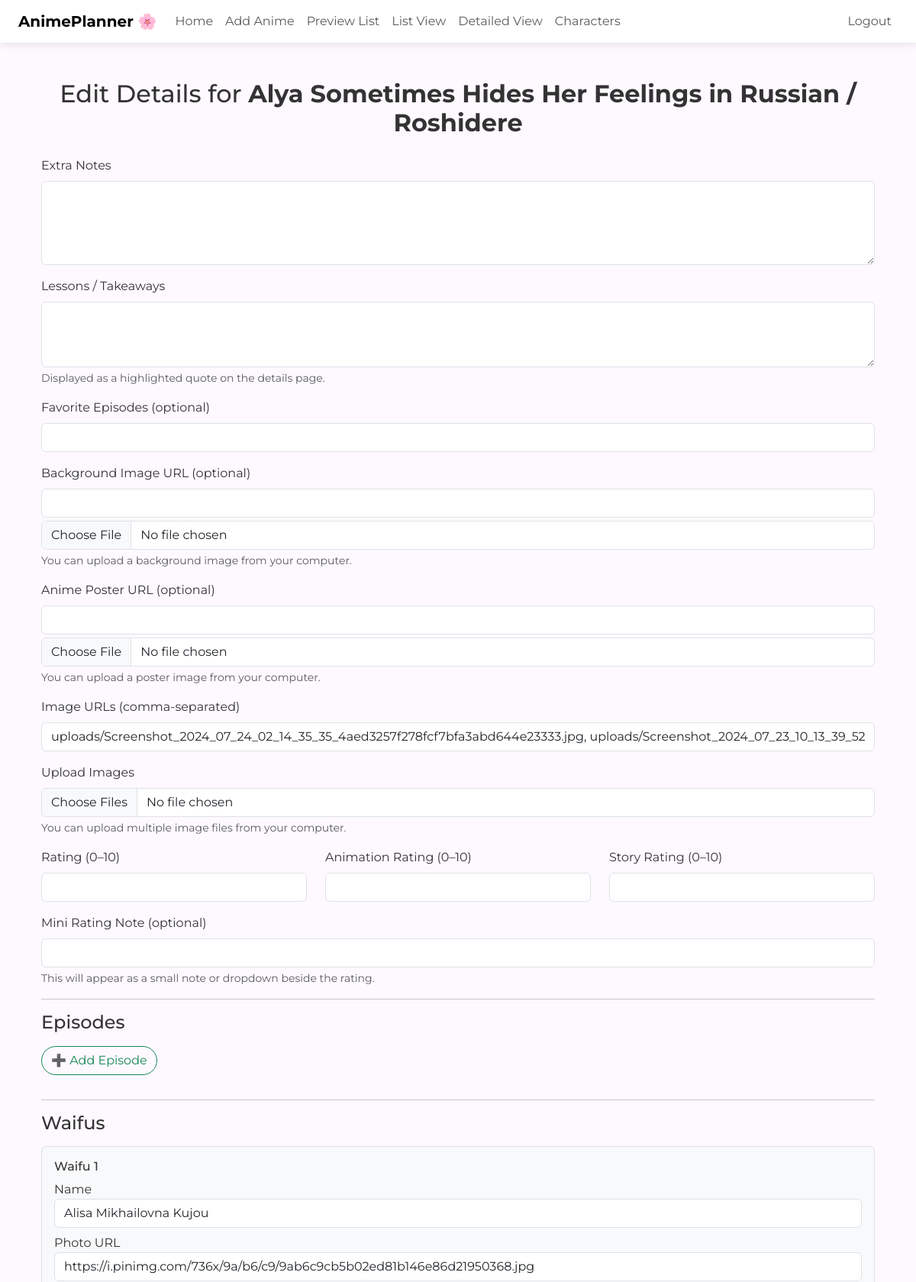
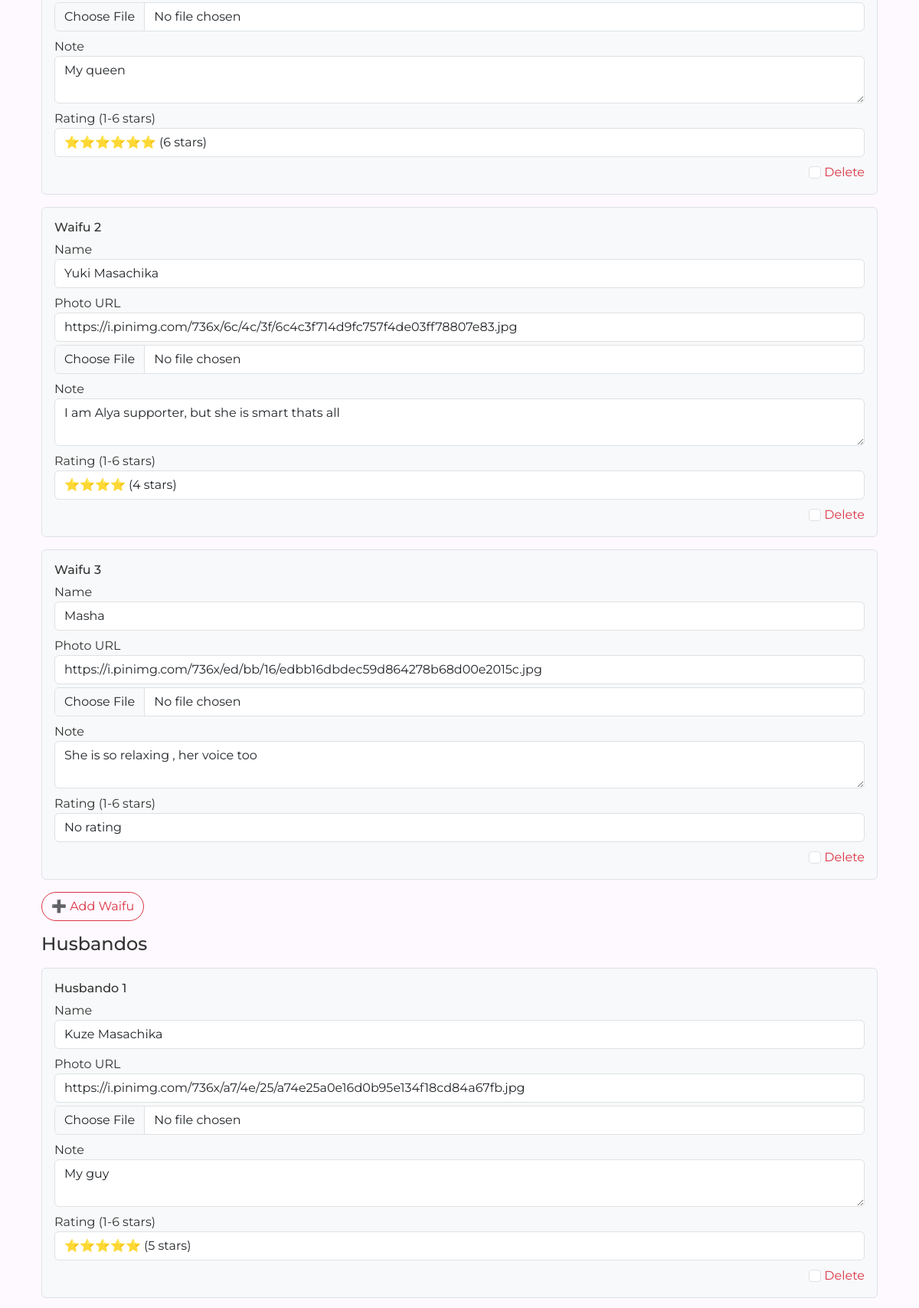
The page /edit_detail/206 (signed in, upper part) on the database its author committed (2 pictures, top to bottom).
### tables this page shows
CREATE TABLE anime (
            id INTEGER PRIMARY KEY AUTOINCREMENT,
            title TEXT NOT NULL,
            rating REAL,
            thoughts TEXT,
            date TEXT,
            sequel TEXT,
            details_url TEXT,
            background_url TEXT,
            user_id INTEGER, poster_url TEXT,
            FOREIGN KEY(user_id) REFERENCES users(id) ON DELETE SET NULL
        );

CREATE TABLE anime_waifus (
            id INTEGER PRIMARY KEY AUTOINCREMENT,
            anime_id INTEGER NOT NULL,
            name TEXT,
            image TEXT,
            note TEXT,
            starred INTEGER DEFAULT 0, rating INTEGER,
            FOREIGN KEY(anime_id) REFERENCES anime(id) ON DELETE CASCADE
        );

CREATE TABLE anime_husbandos (
            id INTEGER PRIMARY KEY AUTOINCREMENT,
            anime_id INTEGER NOT NULL,
            name TEXT,
            image TEXT,
            note TEXT,
            starred INTEGER DEFAULT 0, rating INTEGER,
            FOREIGN KEY(anime_id) REFERENCES anime(id) ON DELETE CASCADE
        );

### app.py (the view, shortened to what this page needs)
@app.route("/edit_detail/<int:anime_id>", methods=["GET", "POST"])
@login_required
def edit_detail(anime_id):
    conn = get_db()
    db = conn.cursor()
    user_id = session.get("user_id")
    db.execute("SELECT * FROM anime WHERE id = ? AND user_id = ?", (anime_id, user_id))
    anime = db.fetchone()
    if not anime:
        flash("Anime not found or access denied.")
        return redirect("/preview")
    db.execute("SELECT * FROM anime_detail WHERE anime_id = ?", (anime_id,))
    detail = db.fetchone()
    image_list = ""
    if detail and detail[3]:
        try:
            image_list = ", ".join(json.loads(detail[3]))
        except:
            image_list = detail[3]
    db.execute("""
        SELECT id, episode_number, episode_note, episode_images,
                rating_overall, rating_animation, rating_story
        FROM anime_episodes
        WHERE anime_id = ?
        ORDER BY episode_number
    """, (anime_id,))
    rows = db.fetchall()
    existing_episodes = []
    db.execute("SELECT id, name, image, note, rating FROM anime_waifus WHERE anime_id = ?", (anime_id,))
    existing_waifus = [{"id": row[0], "name": row[1], "image": row[2], "note": row[3], "rating": row[4]} for row in db.fetchall()]
    db.execute("SELECT id, name, image, note, rating FROM anime_husbandos WHERE anime_id = ?", (anime_id,))
    existing_husbandos = [{"id": row[0], "name": row[1], "image": row[2], "note": row[3], "rating": row[4]} for row in db.fetchall()]
    db.close()
    conn.close()
    return render_template(
        "edit_detail.html",
        anime=anime,
        detail=detail,
        image_list=image_list,
        existing_episodes=existing_episodes,
        existing_waifus=existing_waifus,
        existing_husbandos=existing_husbandos
    )

### app.py (called while the page is built)
def login_required(f):
    @wraps(f)
    def wrapper(*args, **kwargs):
        if "user_id" not in session:
            flash("Login required.")
            return redirect("/login")
        return f(*args, **kwargs)
    return wrapper

def get_db():
    return sqlite3.connect("anime.db")

### templates/edit_detail.html (shortened to what this page needs)
{% extends "layout.html" %}
{% block main %}
<div class="container mt-4">
    <h2 class="text-center mb-4">Edit Details for <strong>{{ anime[1] }}</strong></h2>
    <form method="POST" action="{{ url_for('edit_detail', anime_id=anime[0]) }}" enctype="multipart/form-data">
        <div class="mb-3">
            <label for="extra_notes" class="form-label">Extra Notes</label>
            <textarea class="form-control" name="extra_notes" id="extra_notes" rows="4">{{ detail[2] if detail else "" }}</textarea>
        </div>
        <div class="mb-3">
            <label for="lessons" class="form-label">Lessons / Takeaways</label>
            <textarea class="form-control fst-italic" name="lessons" id="lessons" rows="3">{{ detail[7] if detail and detail|length > 7 else "" }}</textarea>
            <div class="form-text">Displayed as a highlighted quote on the details page.</div>
        </div>
        <div class="mb-3">
            <label for="favorite_episodes" class="form-label">Favorite Episodes (optional)</label>
            <input type="text" class="form-control" name="favorite_episodes" id="favorite_episodes"
                   value="{{ detail[9] if detail and detail|length > 9 else '' }}">
        </div>
        <div class="mb-3">
            <label for="background_url" class="form-label">Background Image URL (optional)</label>
            <input type="text" class="form-control mb-1" name="background_url" id="background_url"
                value="{{ detail[11] if detail and detail|length > 11 else '' }}">
            <input type="file" class="form-control" name="background_upload" accept="image/*">
            <div class="form-text">You can upload a background image from your computer.</div>
        </div>
        <div class="mb-3">
            <label for="poster_url" class="form-label">Anime Poster URL (optional)</label>
            <input type="text" class="form-control mb-1" name="poster_url" id="poster_url"
                   value="{{ detail[10] if detail and detail|length > 10 else '' }}">
            <input type="file" class="form-control" name="poster_upload" accept="image/*">
            <div class="form-text">You can upload a poster image from your computer.</div>
        </div>
        <div class="mb-3">
            <label for="images" class="form-label">Image URLs (comma-separated)</label>
            <input type="text" class="form-control" name="images" id="images"
                   value="{{ image_list if image_list else '' }}">
        </div>
        <div class="mb-3">
            <label for="image_uploads" class="form-label">Upload Images</label>
            <input type="file" class="form-control" name="image_uploads" id="image_uploads" accept="image/*" multiple>
            <div class="form-text">You can upload multiple image files from your computer.</div>
        </div>
        <div class="row">
            <div class="col-md-4 mb-3">
                <label for="story_rating" class="form-label">Rating (0–10)</label>
                <input type="number" step="0.1" min="0" max="10" class="form-control"
                       name="story_rating" id="story_rating"
                       value="{{ detail[4] if detail else '' }}">
            </div>
            <div class="col-md-4 mb-3">
                <label for="visual_rating" class="form-label">Animation Rating (0–10)</label>
                <input type="number" step="0.1" min="0" max="10" class="form-control"
                       name="visual_rating" id="visual_rating"
                       value="{{ detail[5] if detail else '' }}">
            </div>
            <div class="col-md-4 mb-3">
                <label for="sound_rating" class="form-label">Story Rating (0–10)</label>
                <input type="number" step="0.1" min="0" max="10" class="form-control"
                       name="sound_rating" id="sound_rating"
                       value="{{ detail[6] if detail else '' }}">
            </div>
        </div>
        <div class="mb-3">
            <label for="rating_note" class="form-label">Mini Rating Note (optional)</label>
            <input type="text" class="form-control" name="rating_note" id="rating_note"
                   value="{{ detail[8] if detail and detail|length > 8 else '' }}">
            <div class="form-text">This will appear as a small note or dropdown beside the rating.</div>
        </div>
        <hr>
        <h4 class="mb-3">Episodes</h4>
        <button type="button" class="btn btn-outline-success mb-3" id="addEpisodeBtn">➕ Add Episode</button>
        <hr>
        <h4 class="mb-3">Waifus</h4>
        {% for w in existing_waifus %}
        <div class="border rounded p-3 mb-3 bg-light">
            <h6>Waifu {{ loop.index }}</h6>
            <div class="mb-2">
                <label>Name</label>
                <input type="text" name="waifu_name_{{ w.id }}" class="form-control" value="{{ w.name }}">
            </div>
            <div class="mb-2">
                <label>Photo URL</label>
                <input type="text" name="waifu_image_{{ w.id }}" class="form-control mb-1" value="{{ w.image }}">
                <input type="file" name="waifu_image_upload_{{ w.id }}" class="form-control" accept="image/*">
            </div>
            <div class="mb-2">
                <label>Note</label>
                <textarea name="waifu_note_{{ w.id }}" class="form-control" rows="2">{{ w.note }}</textarea>
            </div>
            <div class="mb-2">
                <label>Rating (1-6 stars)</label>
                <select name="waifu_rating_{{ w.id }}" class="form-control">
                    <option value="">No rating</option>
                    <option value="4" {% if w.rating == 4 %}selected{% endif %}>⭐⭐⭐⭐ (4 stars)</option>
                    <option value="6" {% if w.rating == 6 %}selected{% endif %}>⭐⭐⭐⭐⭐⭐ (6 stars)</option>
                </select>
            </div>
            <div class="text-end">
                <label class="form-check-label text-danger">
                    <input type="checkbox" class="form-check-input" name="delete_waifu_{{ w.id }}"> Delete
                </label>
            </div>
        </div>
        {% endfor %}
        <button type="button" class="btn btn-outline-danger mb-3" id="addWaifuBtn">➕ Add Waifu</button>
        <h4 class="mb-3">Husbandos</h4>
        {% for h in existing_husbandos %}
        <div class="border rounded p-3 mb-3 bg-light">
            <h6>Husbando {{ loop.index }}</h6>
            <div class="mb-2">
                <label>Name</label>
                <input type="text" name="husbando_name_{{ h.id }}" class="form-control" value="{{ h.name }}">
            </div>
            <div class="mb-2">
                <label>Photo URL</label>
                <input type="text" name="husbando_image_{{ h.id }}" class="form-control mb-1" value="{{ h.image }}">
                <input type="file" name="husbando_image_upload_{{ h.id }}" class="form-control" accept="image/*">
            </div>
            <div class="mb-2">
                <label>Note</label>
                <textarea name="husbando_note_{{ h.id }}" class="form-control" rows="2">{{ h.note }}</textarea>
            </div>
            <div class="mb-2">
                <label>Rating (1-6 stars)</label>
                <select name="husbando_rating_{{ h.id }}" class="form-control">
                    <option value="5" {% if h.rating == 5 %}selected{% endif %}>⭐⭐⭐⭐⭐ (5 stars)</option>
                </select>
            </div>
            <div class="text-end">
                <label class="form-check-label text-danger">
                    <input type="checkbox" class="form-check-input" name="delete_husbando_{{ h.id }}"> Delete
                </label>
            </div>
        </div>
        {% endfor %}
    </form>
</div>
{% endblock %}

### static/style.css (style rules this page uses)
body { background-color: #fdf9ff; color: #333; }
.btn { border-radius: 2rem; }

### templates/layout.html (style rules this page uses)
body { font-family: 'Montserrat', sans-serif; background-color: #fdf9ff; color: #333; }
input.form-check-input[type="checkbox"] { display: inline-block !important; }

### rows shown on the page
anime: title "Alya Sometimes Hides Her Feelings in Russian / Roshidere"
anime_waifus: name "Alisa Mikhailovna Kujou", id "https://i.pinimg.com/736x/9a/b6/c9/9ab6c9cb5b02ed81b146e86d21950368.jpg", id "My queen", rating+id "⭐⭐⭐⭐⭐⭐ (6 stars)"
anime_waifus: name "Yuki Masachika", image "https://i.pinimg.com/736x/6c/4c/3f/6c4c3f714d9fc757f4de03ff78807e83.jpg", id "I am Alya supporter, but she is smart thats all", rating+id "⭐⭐⭐⭐ (4 stars)"
anime_waifus: name "Masha", image "https://i.pinimg.com/736x/ed/bb/16/edbb16dbdec59d864278b68d00e2015c.jpg", id "She is so relaxing , her voice too"
anime_husbandos: name "Kuze Masachika", id "https://i.pinimg.com/736x/a7/4e/25/a74e25a0e16d0b95e134f18cd84a67fb.jpg", id "My guy", rating+id "⭐⭐⭐⭐⭐ (5 stars)"
